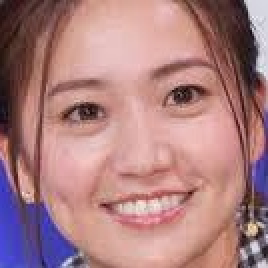
#> input picture gan/crop/out_(017.jpg)1.jpg, 134 x 134 px (shown 2 times larger); its folder holds 4 pictures in this run
$ python resize.py
#> lines starting #> are read from the running program, lines starting #| are printed output that depends on the picture

# -*- coding: utf-8 -*-
import os
import glob
from PIL import Image

files = glob.glob('crop/*.jpg')
a = 0
for f in files:
    a = a+1
    img = Image.open(f)
#> img is the input picture: PIL image 134x134 RGB; mean R, G, B 171.4, 127, 128.4
    img_resize = img.resize((96, 96))  # 画像のサイズの指定
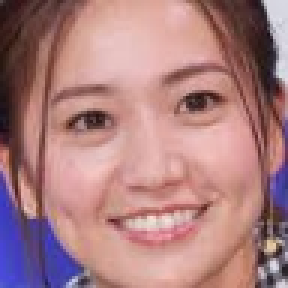
#> img_resize: PIL image 96x96 RGB (shown 3 times larger); mean R, G, B 171.4, 127, 128.4
    ftitle, fext = os.path.splitext(f)
    img_resize.save('train_data/idole/' + str(a) + '_(96)' + fext)
#> pass 2 of the loop `for f in files:`:
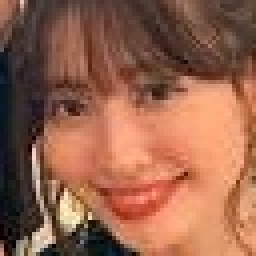
#> input picture gan/crop/out_(022.jpg)2.jpg, 64 x 64 px (shown 4 times larger)
#> img is the input picture: PIL image 64x64 RGB; mean R, G, B 149.6, 98.3, 76.2
#> `img_resize = img.resize((96, 96))`:
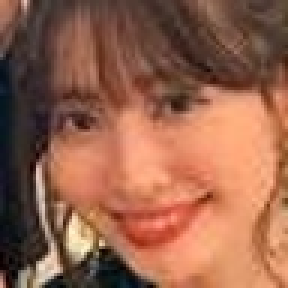
#> img_resize: PIL image 96x96 RGB (shown 3 times larger); mean R, G, B 149.7, 98.3, 76.2
#> pass 3 of the loop `for f in files:`:
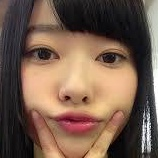
#> input picture gan/crop/out_(024.jpg)1.jpg, 158 x 158 px
#> img is the input picture: PIL image 158x158 RGB; mean R, G, B 118.1, 93.1, 77.6
#> `img_resize = img.resize((96, 96))`:
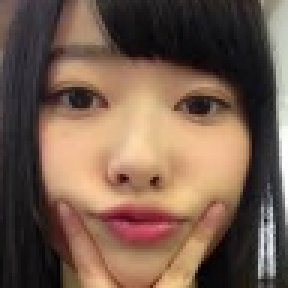
#> img_resize: PIL image 96x96 RGB (shown 3 times larger); mean R, G, B 118.1, 93.1, 77.6
#> the loop made 4 passes; the first 3 are shown
